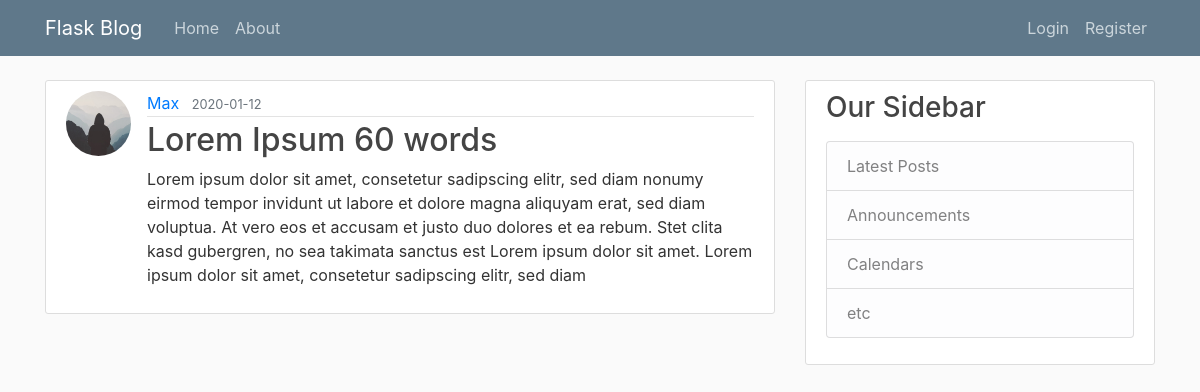
Screenshot of /post/3 with the database file from the repository.
### flaskblog/models.py (models this page shows, shortened)
class User(db.Model, UserMixin): # 'db.Model' creates the SQLAlchemy Model; UserMixin is important for flask_login to make the login system work (UserMixin provides funcions like 'is_authenticated' for flask_login)
    id = db.Column(db.Integer, primary_key=True) # 'primary_key' provides a unique id for each column
    username = db.Column(db.String(20), unique=True, nullable=False) # 'unique' makes sure that the username is only one time stored in the database; 'nullable' ensures that the entry is not null
    email = db.Column(db.String(120), unique=True, nullable=False)
    image_file = db.Column(db.String(20), nullable=False, default='default.jpg') # 'default' sets a default entry if nothing was submitted in the form
    password = db.Column(db.String(60), nullable=False)
    posts = db.relationship('Post', backref='author', lazy=True) # relationship with another model (in this case 'Post'; 'Post' need to be spelled like the class); 'backref' creates a kind of column in the related model; 'lazy' ensures that the related data only gets loaded when needed

class Post(db.Model):
    id = db.Column(db.Integer, primary_key=True)
    title = db.Column(db.String(100), nullable=False)
    date_posted = db.Column(db.DateTime, nullable=False, default=datetime.utcnow)
    content = db.Column(db.Text, nullable=False)
    user_id = db.Column(db.Integer, db.ForeignKey('user.id'), nullable=False) # ForeignKey creates a relationship to the user id who has written the post; ForeignKey needs to be written lowercase because it uses the tablename (in the SQLite database) and not the classname of the model

### flaskblog/routes.py (the view)
@app.route('/post/<int:post_id>')
def post(post_id):
    post = Post.query.get_or_404(post_id) # shows the post if it exists or it shows 404 error if it doesnt exist
    return render_template('post.html', title=post.title, post=post)

### flaskblog/templates/post.html (shortened to what this page needs)
{% extends "layout.html" %}
{% block content %}
    <article class="media content-section">
        <img class="rounded-circle article-img" src="{{ url_for('static', filename='profile_pics/' + post.author.image_file) }}">
        <div class="media-body">
        <div class="article-metadata">
            <a class="mr-2" href="{{ url_for('user_posts', username=post.author.username) }}">{{ post.author.username }}</a>
            <small class="text-muted">{{ post.date_posted.strftime('%Y-%m-%d') }}</small>
        </div>
        <h2 class="article-title">{{ post.title }}</h2>
        <p class="article-content">{{ post.content }}</p>
        </div>
    </article>
{% endblock content %}

### flaskblog/static/css/main.css (style rules this page uses)
body { background: #fafafa; color: #333333; margin-top: 5rem; }
h1, h2, h3, h4, h5, h6 { color: #444444; }
.content-section { background: #ffffff; padding: 10px 20px; border: 1px solid #dddddd; border-radius: 3px; margin-bottom: 20px; }
.article-title { color: #444444; }
.article-content { white-space: pre-line; }
.article-img { height: 65px; width: 65px; margin-right: 16px; }
.article-metadata { padding-bottom: 1px; margin-bottom: 4px; border-bottom: 1px solid #e3e3e3 }

### rows the page displays
User: image_file (placeholder picture), author.username "Max"
Post: date_posted "2020-01-12", title "Lorem Ipsum 60 words", content "Lorem ipsum dolor sit amet, consetetur sadipscing elitr, sed diam nonumy eirmod tempor invidunt ut labore et dolore magna aliquyam erat, sed diam voluptua. At vero eos et accusam et justo duo dolores et ea rebum. Stet clita kasd gubergren, no sea takimata sanctus est Lorem ipsum dolor sit amet. Lorem ipsum dolor sit amet, consetetur sadipscing elitr, sed diam"
